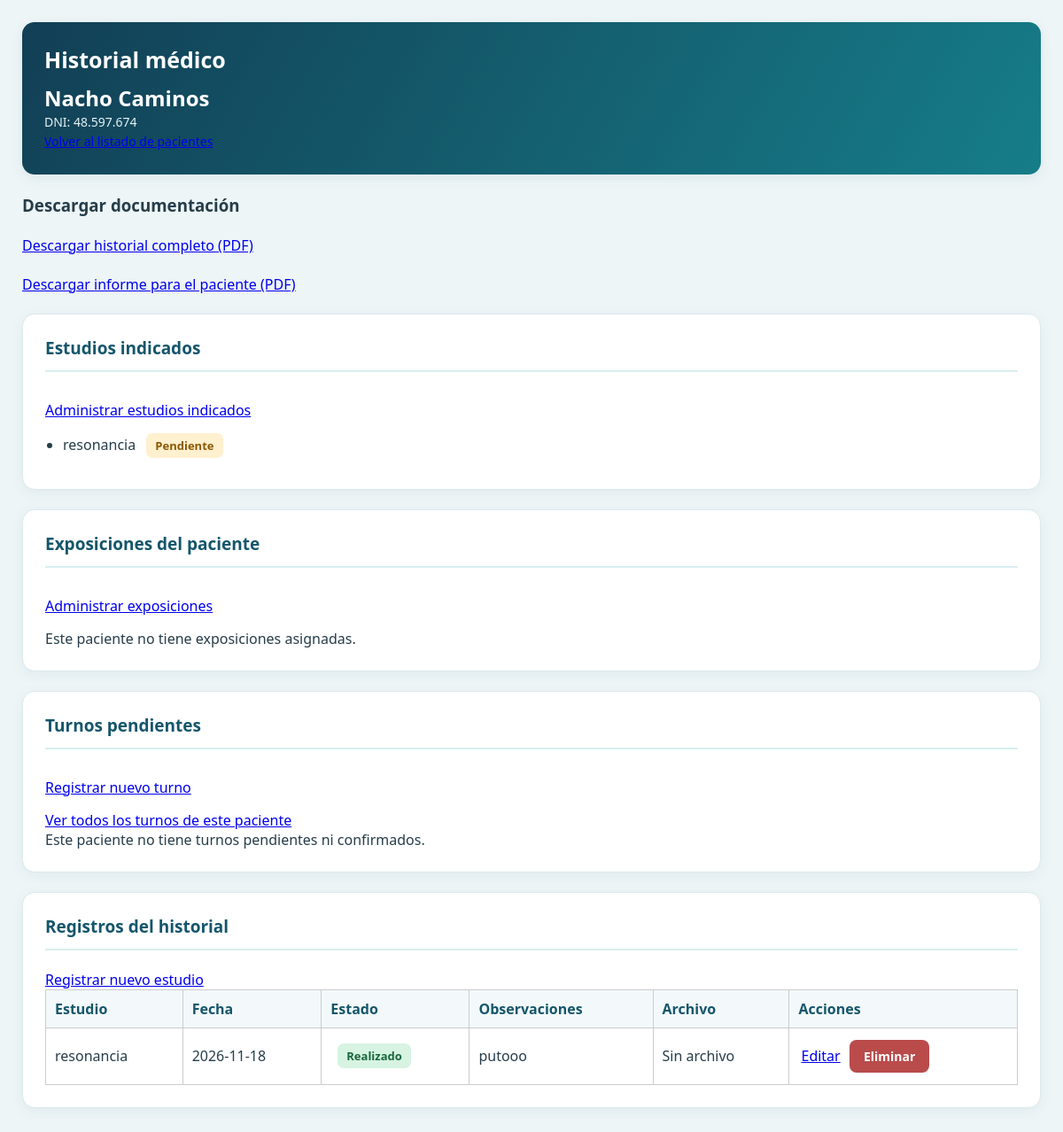
Page /historial/historial.php?dni_p=48597674 (signed in) on the committed database.
### tables this page shows
CREATE TABLE `paciente` (
  `dni_p` int(11) NOT NULL,
  `nombre_p` varchar(30) NOT NULL,
  `apellido` varchar(30) NOT NULL,
  `cuil` varchar(11) DEFAULT NULL,
  `telefono` varchar(20) NOT NULL,
  `mail` varchar(100) NOT NULL,
  `id_obra_social` int(11) DEFAULT NULL,
  `id_trabajo` int(11) DEFAULT NULL
);

CREATE TABLE `paciente_estudio` (
  `dni_paciente` int(11) NOT NULL,
  `id_estudio` int(11) NOT NULL,
  `estado` enum('Pendiente','Realizado') NOT NULL DEFAULT 'Pendiente'
);

CREATE TABLE `estudio` (
  `id_estudio` int(11) NOT NULL,
  `nombre_es` varchar(50) NOT NULL
);

CREATE TABLE `historial_medico` (
  `id_historial` int(11) NOT NULL,
  `dni_paciente` int(11) NOT NULL,
  `id_estudio` int(11) NOT NULL,
  `fecha` date NOT NULL,
  `estado` enum('Pendiente','Realizado') NOT NULL DEFAULT 'Pendiente',
  `observaciones` text DEFAULT NULL,
  `archivo` varchar(255) DEFAULT NULL,
  `fecha_carga` timestamp NOT NULL DEFAULT current_timestamp()
);

### historial/historial.php (the view, shortened to what this page needs)
<?php
require_once __DIR__ . "/../Pacientes/conexion.php";
function escapar($valor) {
    return htmlspecialchars(
        (string)($valor ?? ""),
        ENT_QUOTES,
        "UTF-8"
    );
}
function formatoDNI($dni) {
    $dni = preg_replace('/\D/', '', (string)$dni);
    return preg_replace(
        '/\B(?=(\d{3})+(?!\d))/',
        '.',
        $dni
    );
}
function consultar($conexion, $sql, $dni) {
    $stmt = mysqli_prepare($conexion, $sql);
    mysqli_stmt_bind_param($stmt, "i", $dni);
    if (!mysqli_stmt_execute($stmt)) {
        mysqli_stmt_close($stmt);
        die("No se pudo realizar la consulta.");
    }
    $resultado = mysqli_stmt_get_result($stmt);
    $filas = mysqli_fetch_all(
        $resultado,
        MYSQLI_ASSOC
    );
    return $filas;
}
$dni_p = filter_input(
    INPUT_GET,
    "dni_p",
    FILTER_VALIDATE_INT
);
$filasPaciente = consultar(
    $conexion,
    "SELECT dni_p, nombre_p, apellido
     FROM paciente
     WHERE dni_p = ?",
    $dni_p
);
$paciente = $filasPaciente[0];
$estudios = consultar(
    $conexion,
    "SELECT
        e.id_estudio,
        e.nombre_es,
        pe.estado
     FROM paciente_estudio pe
     INNER JOIN estudio e
        ON pe.id_estudio = e.id_estudio
     WHERE pe.dni_paciente = ?
     ORDER BY e.nombre_es",
    $dni_p
);
$exposiciones = consultar(
    $conexion,
    "SELECT
        e.id_exposicion,
        e.nombre_ex
     FROM paciente_exposicion pe
     INNER JOIN exposicion e
        ON pe.id_exposicion = e.id_exposicion
     WHERE pe.dni_paciente = ?
     ORDER BY e.nombre_ex",
    $dni_p
);
$turnos = consultar(
    $conexion,
    "SELECT
        id_turno,
        fecha,
        hora,
        motivo,
        estado,
        observaciones
     FROM turno
     WHERE dni_paciente = ?
       AND estado IN ('Pendiente', 'Confirmado')
     ORDER BY fecha ASC, hora ASC",
    $dni_p
);
$historial = consultar(
    $conexion,
    "SELECT
        h.id_historial,
        h.fecha,
        h.estado,
        h.observaciones,
        h.archivo,
        e.nombre_es
     FROM historial_medico h
     INNER JOIN estudio e
        ON h.id_estudio = e.id_estudio
     WHERE h.dni_paciente = ?
     ORDER BY
        h.fecha DESC,
        h.id_historial DESC",
    $dni_p
);
?>
<!DOCTYPE html>
<html lang="es">
<head>
    <link
        rel="stylesheet"
        href="../general/estilos.css"
    >
</head>
<body>
<main class="gestion-contenido">
    <section class="bienvenida">
        <h1>Historial médico</h1>
        <h2>
            <?php
                echo escapar(
                    $paciente["nombre_p"] . " " .
                    $paciente["apellido"]
                );
            ?>
        </h2>
        <p>
            DNI:
            <?php echo escapar(formatoDNI($paciente["dni_p"])); ?>
        </p>
        <p>
            <a href="../Pacientes/listar.php">
                Volver al listado de pacientes
            </a>
        </p>
    </section>
<h3>Descargar documentación</h3>
<p>
    <a href="descargar_pdf.php?dni_p=<?php
        echo urlencode($dni_p);
    ?>&tipo=interno">
        Descargar historial completo (PDF)
    </a>
</p>
<p>
    <a href="descargar_pdf.php?dni_p=<?php
        echo urlencode($dni_p);
    ?>&tipo=paciente">
        Descargar informe para el paciente (PDF)
    </a>
</p>
    <section class="tarjeta">
        <h2>Estudios indicados</h2>
        <p>
            <a
                class="enlace-administrar"
                href="administrar_estudios.php?dni_p=<?php
                    echo urlencode($dni_p);
                ?>"
            >
                Administrar estudios indicados
            </a>
        </p>
        <?php if (!$estudios) { ?>
            <p>
                Este paciente no tiene estudios indicados.
            </p>
        <?php } else { ?>
            <ul class="lista-datos">
                <?php foreach ($estudios as $estudio) { ?>
                    <li>
                        <?php
                            echo escapar(
                                $estudio["nombre_es"]
                            );
                        ?>
                        <?php
                            $realizado =
                                $estudio["estado"] === "Realizado";
                        ?>
                        <span class="estado <?php
                            echo $realizado
                                ? "estado-realizado"
                                : "estado-pendiente";
                        ?>">
                            <?php
                                echo escapar(
                                    $estudio["estado"]
                                );
                            ?>
                        </span>
                    </li>
                <?php } ?>
            </ul>
        <?php } ?>
    </section>
    <section class="tarjeta">
        <h2>Exposiciones del paciente</h2>
        <p>
            <a
                class="enlace-administrar"
                href="administrar_exposiciones.php?dni_p=<?php
                    echo urlencode($dni_p);
                ?>"
            >
                Administrar exposiciones
            </a>
        </p>
        <?php if (!$exposiciones) { ?>
            <p>
                Este paciente no tiene
                exposiciones asignadas.
            </p>
        <?php } ?>
    </section>
    <section class="tarjeta">
        <h2>Turnos pendientes</h2>
        <p>
            <a
                class="enlace-administrar"
                href="../turnos/formulario.php?dni_p=<?php
                    echo urlencode($dni_p);
                ?>"
            >
                Registrar nuevo turno
            </a>
        </p>
        <p>
            <a href="../turnos/listar.php?dni_p=<?php
                echo urlencode($dni_p);
            ?>&estado=Todos">
                Ver todos los turnos de este paciente
            </a>
        </p>
        <?php if (!$turnos) { ?>
            <p>
                Este paciente no tiene turnos
                pendientes ni confirmados.
            </p>
        <?php } ?>
    </section>
    <section class="tarjeta">
        <h2>Registros del historial</h2>
        <p>
            <a href="agregar_historial.php?dni_p=<?php
                echo urlencode($dni_p);
            ?>">
                Registrar nuevo estudio
            </a>
        </p>
        <?php if (!$historial) { ?>
            <p>
                Todavía no hay estudios registrados
                en el historial.
            </p>
        <?php } else { ?>
            <div class="tabla-contenedor">
                <table class="tabla-gestion">
                    <thead>
                        <tr>
                            <th>Estudio</th>
                            <th>Fecha</th>
                            <th>Estado</th>
                            <th>Observaciones</th>
                            <th>Archivo</th>
                            <th>Acciones</th>
                        </tr>
                    </thead>
                    <tbody>
                    <?php foreach ($historial as $fila) { ?>
                        <tr>
                            <td>
                                <?php
                                    echo escapar(
                                        $fila["nombre_es"]
                                    );
                                ?>
                            </td>
                            <td>
                                <?php
                                    echo escapar(
                                        $fila["fecha"]
                                    );
                                ?>
                            </td>
                            <td>
                                <?php
                                    $realizado =
                                        $fila["estado"] === "Realizado";
                                ?>
                                <span class="estado <?php
                                    echo $realizado
                                        ? "estado-realizado"
                                        : "estado-pendiente";
                                ?>">
                                    <?php
                                        echo escapar(
                                            $fila["estado"]
                                        );
                                    ?>
                                </span>
                            </td>
                            <td>
                                <?php
                                    echo nl2br(
                                        escapar(
                                            $fila["observaciones"]
                                        )
                                    );
                                ?>
                            </td>
                            <td>
                                <?php if (!empty($fila["archivo"])) { ?>
                                    <a
                                        href="../archivos/<?php
                                            echo rawurlencode(
                                                basename(
                                                    $fila["archivo"]
                                                )
                                            );
                                        ?>"
                                        target="_blank"
                                        rel="noopener noreferrer"
                                    >
                                        Ver archivo
                                    </a>
                                <?php } else { ?>
                                    Sin archivo
                                <?php } ?>
                            </td>
                            <td class="acciones-historial">
                                <a href="editar_historial.php?id_historial=<?php
                                    echo (int)$fila["id_historial"];
                                ?>">
                                    Editar
                                </a>
                                <a
                                    href="eliminar_historial.php?id_historial=<?php
                                        echo (int)$fila["id_historial"];
                                    ?>"
                                    class="btn-eliminar"
                                    onclick="return confirm(
                                        '¿Estás seguro de eliminar este registro?'
                                    );"
                                >
                                    Eliminar
                                </a>
                            </td>
                        </tr>
                    <?php } ?>
                    </tbody>
                </table>
            </div>
        <?php } ?>
    </section>
</main>
</body>
</html>

### general/estilos.css (style rules this page uses)
* { box-sizing: border-box; margin: 0; padding: 0; }
body { font-family: 'Segoe UI', Arial, sans-serif; background: #edf5f7; color: #263d4a; padding: 25px; transition: background-color 0.7s ease, color 0.7s ease; }
main { display: flex; flex-direction: column; gap: 22px; margin-bottom: 22px; }
.tarjeta, aside { background: white; border: 1px solid #dce9ed; border-radius: 14px; padding: 25px; box-shadow: 0 4px 15px rgba(30, 75, 90, 0.06); transition: background-color 0.7s ease, color 0.7s ease, border-color 0.7s ease; }
.tarjeta h2, aside h2 { color: #14566b; font-size: 19px; margin-bottom: 22px; padding-bottom: 12px; border-bottom: 2px solid #d8eff0; transition: color 0.7s ease, border-color 0.7s ease; }
.bienvenida { padding: 25px; background: linear-gradient(120deg, #123f55, #167d89); color: white; border-radius: 14px; box-shadow: 0 4px 15px rgba(30, 75, 90, 0.08); }
.bienvenida h1 { font-size: 25px; margin-bottom: 10px; }
.bienvenida p { font-size: 14px; color: #e5f3f5; line-height: 1.6; }
.gestion-contenido { display: flex; flex-direction: column; gap: 22px; }
.gestion-contenido .bienvenida { margin-bottom: 0; }
.tabla-contenedor { width: 100%; overflow-x: auto; }
.tabla-gestion { width: 100%; border-collapse: collapse; text-align: left; }
.tabla-gestion th, .tabla-gestion td { padding: 13px; border-bottom: 1px solid #dce9ed; }
.tabla-gestion th { color: #14566b; background: #f3f9fa; }
.tabla-gestion .btn-eliminar { background: #b94b4b; color: white; }
.btn-editar, .btn-eliminar { display: inline-block; padding: 9px 16px; border: none; border-radius: 8px; text-decoration: none; font-size: 14px; font-family: inherit; font-weight: 600; cursor: pointer; text-align: center; transition: 0.3s; }
.btn-eliminar { background-color: #c94b4b; color: white; }

### historial/historial.php (style rules this page uses)
.lista-datos { padding-left: 20px; }
.lista-datos li { margin-bottom: 10px; }
.estado { display: inline-block; padding: 5px 10px; margin-left: 8px; border-radius: 7px; font-size: 13px; font-weight: 600; }
.estado-pendiente { background: #fff0cf; color: #8b5900; }
.estado-realizado { background: #d7f3e2; color: #17663c; }
.enlace-administrar { display: inline-block; margin: 10px 0 15px; }
.acciones-historial a { display: inline-block; margin: 3px; }
.btn-eliminar { color: #b12e2e; }
.tabla-contenedor { overflow-x: auto; }
.tabla-gestion { width: 100%; border-collapse: collapse; }
.tabla-gestion th, .tabla-gestion td { padding: 10px; border: 1px solid #ccc; text-align: left; }

### rows in the picture
paciente: nombre_p+apellido "Nacho Caminos", dni_p "48.597.674"
paciente_estudio: id_estudio.nombre_es "resonancia", estado "Pendiente"
historial_medico: id_estudio.nombre_es "resonancia", fecha "2026-11-18", estado "Realizado", observaciones "putooo", shows "Sin archivo"
